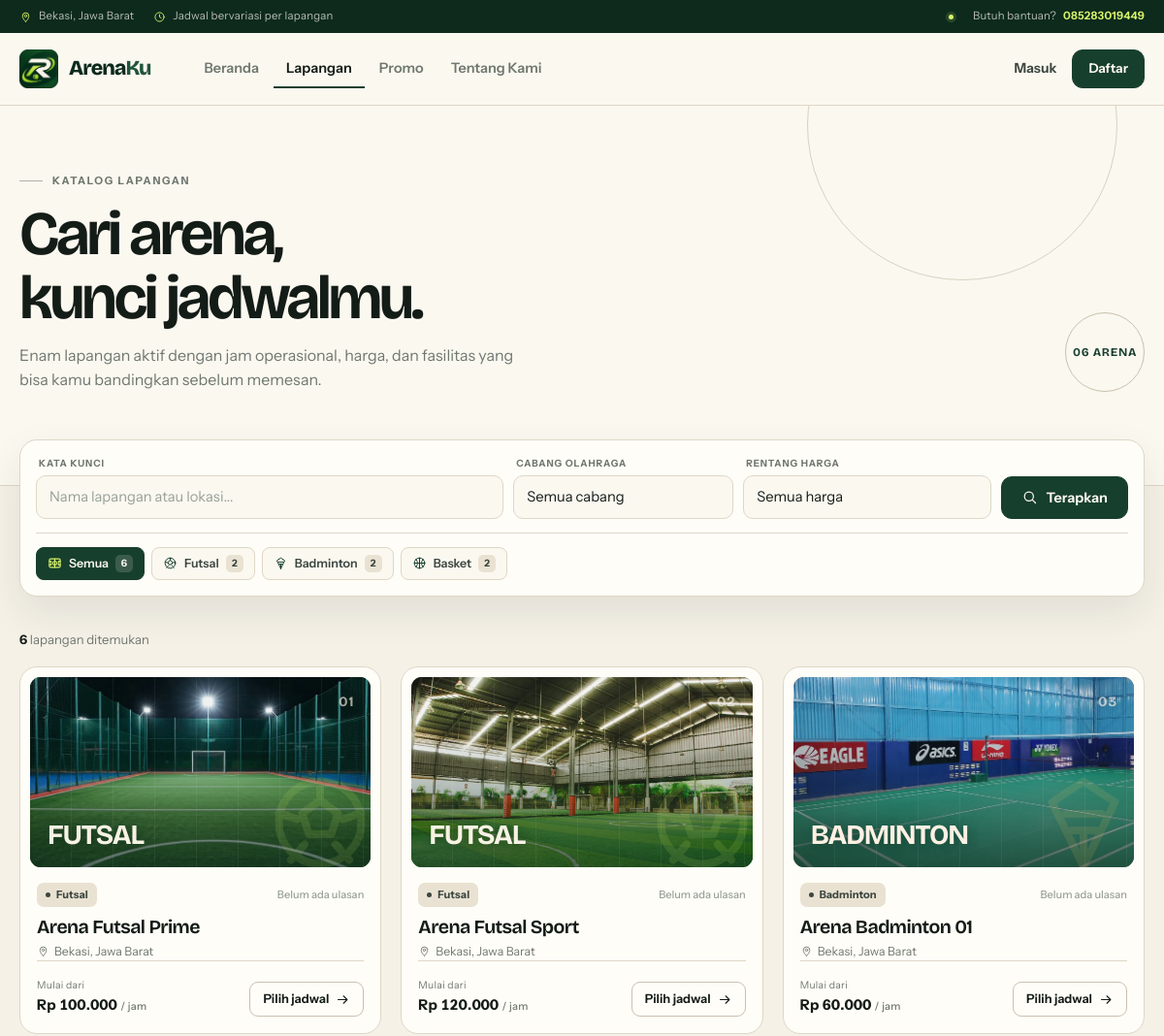
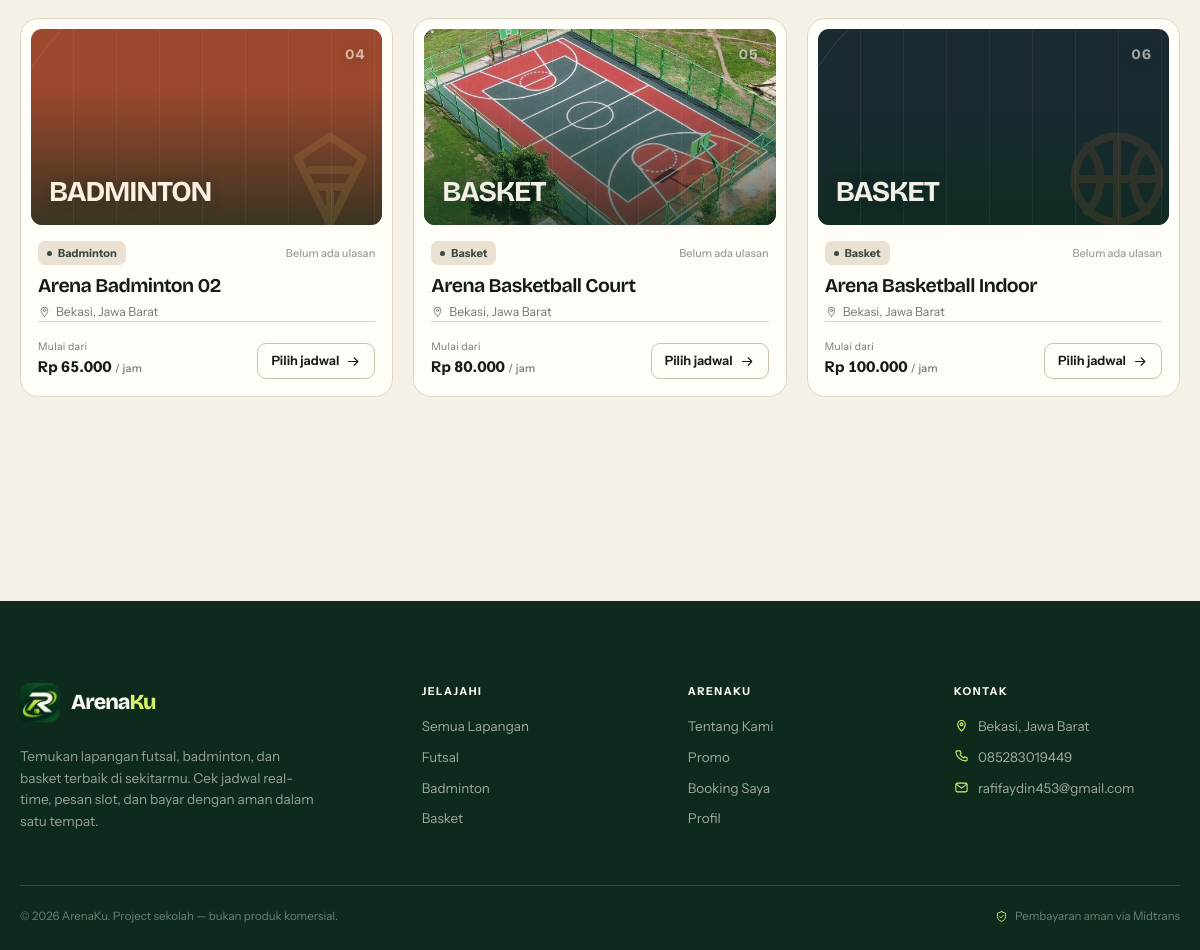
Page /lapangan.php on the committed database (2 pictures, top to bottom).
### tables this page shows
CREATE TABLE IF NOT EXISTS sports (
    id INT AUTO_INCREMENT PRIMARY KEY,
    name VARCHAR(50) NOT NULL,
    description VARCHAR(255)
);

CREATE TABLE IF NOT EXISTS courts (
    id INT AUTO_INCREMENT PRIMARY KEY,
    sport_id INT NOT NULL,
    name VARCHAR(100) NOT NULL,
    description TEXT,
    location VARCHAR(150),
    price_per_hour DECIMAL(10,2) NOT NULL,
    image VARCHAR(255),
    facilities VARCHAR(255),
    opening_time TIME NOT NULL DEFAULT '06:00:00',
    closing_time TIME NOT NULL DEFAULT '22:00:00',
    status ENUM('active', 'inactive') NOT NULL DEFAULT 'active',
    created_at TIMESTAMP DEFAULT CURRENT_TIMESTAMP,
    CONSTRAINT fk_courts_sport
        FOREIGN KEY (sport_id) REFERENCES sports(id)
        ON DELETE RESTRICT ON UPDATE CASCADE,
    INDEX idx_courts_sport (sport_id)
);

### includes/functions.php (called while the page is built, shortened)
<?php
function clean($text) {
    return htmlspecialchars($text, ENT_QUOTES, 'UTF-8');
}
function formatRupiah($angka) {
    return 'Rp ' . number_format($angka, 0, ',', '.');
}
function appBaseUrl() {
    static $base = null;
    if ($base !== null) {
        return $base;
    }
    $base = '/arenaku';
    return $base;
}
function assetUrl($path) {
    $path = ltrim(str_replace('\\', '/', (string) $path), '/');
    $segments = array_map('rawurlencode', explode('/', $path));
    return appBaseUrl() . '/assets/' . implode('/', $segments);
}
function courtImageDirs() {
    $root = dirname(__DIR__);
    return [
        'img/lapangan' => $root . '/assets/img/lapangan',
        'img'          => $root . '/assets/img',
        'images'       => $root . '/assets/images',
    ];
}
function courtImageAliasMap() {
    return [
        'futsal-prime.jpg' => 'Arena Futsal Prime.jpg',
        'futsal-sport.jpg' => 'Arena Futsal Sport.webp',
        'badminton-01.jpg' => 'Arena Badminton 01.jpg',
        'badminton-02.jpg' => 'Arena Badminton 02.jpg',
        'basket-court.jpg' => 'Arena Basketball Court.jpg',
        'basket-indoor.jpg'=> 'Arena Basketball Indoor.jpg',
    ];
}
function resolveCourtImage($image) {
    static $cache = [];
    $image = trim((string) $image);
    $name = basename(str_replace('\\', '/', $image));
    $candidates = [$name];
    $aliases = courtImageAliasMap();
    foreach ($candidates as $candidate) {
        foreach (courtImageDirs() as $relativeDir => $dir) {
            $path = $dir . DIRECTORY_SEPARATOR . $candidate;
            if (is_file($path)) {
                return $cache[$name] = ['path' => $path, 'relative' => $relativeDir . '/' . $candidate];
            }
        }
    }
    return $cache[$name] = null;
}
function courtImageUrl($court, $fallback = '') {
    $image = is_array($court) ? (isset($court['image']) ? $court['image'] : '') : (string) $court;
    $resolved = resolveCourtImage($image);
    if ($resolved !== null) {
        return assetUrl($resolved['relative']);
    }
    return $fallback !== '' ? $fallback : '';
}
function courtImageFallbackUrl() {
    return assetUrl('img/fallback-lapangan.svg');
}

### lapangan.php (the view, shortened to what this page needs)
<?php
require_once 'config/koneksi.php';
require_once 'includes/functions.php';
$cari        = isset($_GET['cari']) ? trim($_GET['cari']) : '';
$jenisId     = isset($_GET['jenis']) ? (int) $_GET['jenis'] : 0;
$hargaFilter = isset($_GET['harga']) ? $_GET['harga'] : 'semua';
$page        = isset($_GET['page']) ? max(1, (int) $_GET['page']) : 1;
$perPage = 6;
$offset  = ($page - 1) * $perPage;
$where  = ["courts.status = 'active'"];
$params = [];
$whereSql = implode(' AND ', $where);
$stmtCount = $koneksi->prepare("SELECT COUNT(*) AS total FROM courts WHERE $whereSql");
$stmtCount->execute($params);
$totalData = (int) $stmtCount->fetch()['total'];
$sql = "SELECT courts.*, sports.name AS sport_name,
               (SELECT AVG(stars) FROM ratings WHERE ratings.court_id = courts.id) AS avg_stars,
               (SELECT COUNT(*) FROM ratings WHERE ratings.court_id = courts.id) AS total_ratings
        FROM courts
        JOIN sports ON courts.sport_id = sports.id
        WHERE $whereSql
        ORDER BY courts.id ASC
        LIMIT $perPage OFFSET $offset";
$stmtCourts = $koneksi->prepare($sql);
$stmtCourts->execute($params);
$courts = $stmtCourts->fetchAll();
$sportsList = $koneksi->query(
    "SELECT sports.id, sports.name, sports.description,
            COUNT(courts.id) AS court_count,
            (SELECT cimg.image FROM courts cimg
             WHERE cimg.sport_id = sports.id AND cimg.image IS NOT NULL AND cimg.image <> ''
             ORDER BY cimg.id ASC LIMIT 1) AS sport_image
     FROM sports
     LEFT JOIN courts ON courts.sport_id = sports.id AND courts.status = 'active'
     GROUP BY sports.id, sports.name, sports.description
     ORDER BY sports.id ASC"
)->fetchAll();
$sportTerpilih = null;
$fotoKategori = $sportTerpilih !== null ? sportImageUrl($sportTerpilih) : '';
function urlKatalog($overrides = [])
{
    $params = $_GET;
    unset($params['page']);
    foreach ($overrides as $key => $value) {
        if ($value === null || $value === '' || $value === 0 || $value === 'semua') {
            unset($params[$key]);
        } else {
            $params[$key] = $value;
        }
    }
    $query = http_build_query($params);
    return 'lapangan.php' . ($query !== '' ? '?' . $query : '');
}
require_once 'includes/header.php';
require_once 'includes/navbar.php';
?>
<main id="main-content">
    <section class="catalog-hero">
        <div class="container">
            <div class="catalog-hero-inner">
                <div>
                    <span class="eyebrow">Katalog lapangan</span>
                    <h1>Cari arena,<br>kunci jadwalmu.</h1>
                    <p>Enam lapangan aktif dengan jam operasional, harga, dan fasilitas yang bisa kamu bandingkan sebelum memesan.</p>
                </div>
                <?php if ($fotoKategori !== ''): ?>
                    <span class="catalog-index has-photo" title="<?= clean($sportTerpilih['name']) ?>">
                        <img src="<?= clean($fotoKategori) ?>" alt="<?= clean($sportTerpilih['name']) ?>" loading="lazy">
                    </span>
                <?php else: ?>
                    <span class="catalog-index"><?= str_pad((string) $totalData, 2, '0', STR_PAD_LEFT) ?> arena</span>
                <?php endif; ?>
            </div>
        </div>
    </section>
    <section class="section" style="padding-top:0;">
        <div class="container">
            <form method="GET" action="lapangan.php" class="filter-deck" role="search">
                <div class="filter-row">
                    <div class="filter-field">
                        <label for="filter-cari">Kata kunci</label>
                        <input id="filter-cari" type="text" name="cari" class="form-input" placeholder="Nama lapangan atau lokasi..." value="<?= clean($cari) ?>">
                    </div>
                    <div class="filter-field">
                        <label for="filter-jenis">Cabang olahraga</label>
                        <select id="filter-jenis" name="jenis" class="form-select">
                            <option value="0">Semua cabang</option>
                        </select>
                    </div>
                    <div class="filter-field">
                        <label for="filter-harga">Rentang harga</label>
                        <select id="filter-harga" name="harga" class="form-select">
                            <option value="semua" <?= $hargaFilter === 'semua' ? 'selected' : '' ?>>Semua harga</option>
                        </select>
                    </div>
                    <button type="submit" class="btn btn-primary"><?= svgIcon('search', 'icon') ?> Terapkan</button>
                </div>
                <div class="filter-bottom">
                    <div class="sport-chips">
                        <a href="<?= urlKatalog(['jenis' => null]) ?>" class="chip <?= $jenisId === 0 ? 'is-active' : '' ?>">
                            <?= svgIcon('field', 'icon') ?> Semua
                            <span class="chip-count"><?= array_sum(array_column($sportsList, 'court_count')) ?></span>
                        </a>
                        <?php foreach ($sportsList as $sport): ?>
                            <a href="<?= urlKatalog(['jenis' => (int) $sport['id']]) ?>" class="chip <?= $jenisId === (int) $sport['id'] ? 'is-active' : '' ?>">
                                <?= sportIcon($sport['name'], 'icon') ?> <?= clean($sport['name']) ?>
                                <span class="chip-count"><?= (int) $sport['court_count'] ?></span>
                            </a>
                        <?php endforeach; ?>
                    </div>
                </div>
            </form>
            <div class="results-head">
                <p class="results-count">
                    <strong><?= $totalData ?></strong> lapangan ditemukan
                </p>
            </div>
            <?php if (empty($courts)): ?>
                <div class="empty-state">
                    <span class="empty-state-icon"><?= svgIcon('search', 'icon') ?></span>
                    <h3>Tidak ada yang cocok</h3>
                    <p>Coba kata kunci lain atau longgarkan filter harga dan cabang olahraga.</p>
                    <a href="lapangan.php" class="btn btn-outline">Reset semua filter</a>
                </div>
            <?php else: ?>
                <div class="catalog-grid">
                    <?php foreach ($courts as $court): ?>
                        <article class="court-card">
                            <a href="detail_lapangan.php?id=<?= (int) $court['id'] ?>" aria-label="Lihat <?= clean($court['name']) ?>">
                                <?= courtCover($court) ?>
                            </a>
                            <div class="court-card-body">
                                <div class="court-card-meta">
                                    <span class="badge badge-neutral"><?= clean($court['sport_name']) ?></span>
                                    <?php if ((int) $court['total_ratings'] > 0): ?>
                                        <span class="rating-inline">
                                            <?= svgIcon('star-filled', 'icon') ?>
                                            <?= number_format((float) $court['avg_stars'], 1, ',', '.') ?>
                                            <small>(<?= (int) $court['total_ratings'] ?>)</small>
                                        </span>
                                    <?php else: ?>
                                        <span class="rating-empty">Belum ada ulasan</span>
                                    <?php endif; ?>
                                </div>
                                <h3><a href="detail_lapangan.php?id=<?= (int) $court['id'] ?>"><?= clean($court['name']) ?></a></h3>
                                <p class="court-card-location"><?= svgIcon('pin', 'icon') ?> <?= clean($court['location']) ?></p>
                                <div class="court-card-foot">
                                    <p class="court-card-price">
                                        Mulai dari
                                        <strong><?= formatRupiah($court['price_per_hour']) ?> <small>/ jam</small></strong>
                                    </p>
                                    <a href="detail_lapangan.php?id=<?= (int) $court['id'] ?>" class="btn btn-outline btn-sm">
                                        Pilih jadwal <?= svgIcon('arrow-right', 'icon') ?>
                                    </a>
                                </div>
                            </div>
                        </article>
                    <?php endforeach; ?>
                </div>
            <?php endif; ?>
        </div>
    </section>
</main>
<?php require_once 'includes/footer.php'; ?>

### includes/icons.php (shortened to what this page needs)
<?php
function akEscape($value)
{
    return htmlspecialchars((string) $value, ENT_QUOTES, 'UTF-8');
}
function svgIcon($name, $class = 'icon')
{
    $body = isset($icons[$name]) ? $icons[$name] : $icons['spark'];
    return '<svg class="' . akEscape($class) . '" viewBox="0 0 24 24" fill="none" stroke="currentColor" '
        . 'stroke-width="1.7" stroke-linecap="round" stroke-linejoin="round" aria-hidden="true">'
        . $body . '</svg>';
}
function sportTheme($sport)
{
    $key = strtolower(trim((string) $sport));
    if (strpos($key, 'futsal') !== false || strpos($key, 'sepak') !== false || strpos($key, 'soccer') !== false) {
        return 'futsal';
    }
    if (strpos($key, 'badminton') !== false || strpos($key, 'bulu') !== false) {
        return 'badminton';
    }
    if (strpos($key, 'basket') !== false) {
        return 'basket';
    }
    return 'generic';
}
function sportIcon($sport, $class = 'icon')
{
    static $icons = [
        'futsal' => '<circle cx="12" cy="12" r="8.5"/><path d="m12 7.4 3.7 2.7-1.4 4.3H9.7L8.3 10.1 12 7.4Z"/><path d="M12 3.5v3.9M20.5 10l-3.8 1.3M18 19.7l-2.8-3.2M6 19.7l2.8-3.2M3.5 10l3.8 1.3"/>',
        'badminton' => '<path d="M12 21 5.5 7.8 12 3.5l6.5 4.3L12 21Z"/><path d="M8.2 10.2h7.6M9.5 13.6h5"/><path d="M12 21v-7.4"/>',
        'basket' => '<circle cx="12" cy="12" r="8.5"/><path d="M3.5 12h17M12 3.5v17"/><path d="M6 5.5c3.6 3.5 3.6 9.5 0 13M18 5.5c-3.6 3.5-3.6 9.5 0 13"/>',
        'voli' => '<circle cx="12" cy="12" r="8.5"/><path d="M12 3.5c2.5 3.7 2.5 7.5 0 11.2M12 20.5c-2.5-3.7-2.5-7.5 0-11.2M4.2 8.4c4.2.7 7.1 3.1 8.4 7.5M19.8 8.4c-4.2.7-7.1 3.1-8.4 7.5"/>',
        'generic' => '<circle cx="12" cy="12" r="8.5"/><circle cx="12" cy="12" r="2.5"/><path d="M12 3.5v3M12 17.5v3M3.5 12h3M17.5 12h3"/>',
    ];
    $theme = sportTheme($sport);
    $body = $icons[$theme];
    return '<svg class="' . akEscape($class) . '" viewBox="0 0 24 24" fill="none" stroke="currentColor" '
        . 'stroke-width="1.6" stroke-linecap="round" stroke-linejoin="round" aria-hidden="true">'
        . $body . '</svg>';
}
function brandLogo($href = '/arenaku/index.php', $light = false)
{
    $classes = 'brand' . ($light ? ' brand-light' : '');
    $mark = '<img src="' . akEscape(assetUrl('img/logo-mark.png')) . '?v=1" alt="" width="40" height="40" decoding="async">';
    return '<a href="' . akEscape($href) . '" class="' . $classes . '">'
        . '<span class="brand-mark">' . $mark . '</span>'
        . '<span class="brand-word">Arena<span>Ku</span></span>'
        . '</a>';
}
function courtCover($court, $extraClass = '')
{
    $sport = isset($court['sport_name']) ? (string) $court['sport_name'] : '';
    $theme = sportTheme($sport);
    $label = $sport !== '' ? $sport : 'Lapangan';
    $name = isset($court['name']) ? (string) $court['name'] : $label;
    $number = str_pad((string) (isset($court['id']) ? (int) $court['id'] : 0), 2, '0', STR_PAD_LEFT);
    $imageUrl = function_exists('courtImageUrl') ? courtImageUrl($court) : '';
    $imageHtml = '';
    $photoClass = '';
    if ($imageUrl !== '') {
        $fallbackUrl = function_exists('courtImageFallbackUrl') ? courtImageFallbackUrl() : '';
        $onError = $fallbackUrl !== ''
            ? ' onerror="this.onerror=null;this.src=\'' . akEscape($fallbackUrl) . '\';"'
            : '';
        $imageHtml = '<img src="' . akEscape($imageUrl) . '" alt="' . akEscape($name) . '" loading="lazy" decoding="async"' . $onError . '>'
            . '<span class="cover-scrim"></span>';
        $photoClass = ' has-photo';
    }
    return '<div class="court-cover theme-' . akEscape($theme) . $photoClass . ' ' . akEscape($extraClass) . '">'
        . $imageHtml
        . '<span class="cover-index">' . $number . '</span>'
        . '<span class="cover-sport">' . akEscape($label) . '</span>'
        . '<span class="cover-icon">' . sportIcon($sport, 'icon') . '</span>'
        . '</div>';
}

### rows in the picture
sports: name "Futsal", court_count "2"
sports: name "Badminton", court_count "2"
sports: name "Basket", court_count "2"
courts: image (picture), id "01", sport.name "FUTSAL", sport.name "Futsal", name "Arena Futsal Prime", location "Bekasi, Jawa Barat", price_per_hour "Rp 100.000"
courts: image (picture), id "02", sport.name "FUTSAL", sport.name "Futsal", name "Arena Futsal Sport", location "Bekasi, Jawa Barat", price_per_hour "Rp 120.000"
courts: image (picture), id "03", sport.name "BADMINTON", sport.name "Badminton", name "Arena Badminton 01", location "Bekasi, Jawa Barat", price_per_hour "Rp 60.000"
courts: image (picture), id "04", sport.name "BADMINTON", sport.name "Badminton", name "Arena Badminton 02", location "Bekasi, Jawa Barat", price_per_hour "Rp 65.000"
courts: image (picture), id "05", sport.name "BASKET", sport.name "Basket", name "Arena Basketball Court", location "Bekasi, Jawa Barat", price_per_hour "Rp 80.000"
courts: image (picture), id "06", sport.name "BASKET", sport.name "Basket", name "Arena Basketball Indoor", location "Bekasi, Jawa Barat", price_per_hour "Rp 100.000"

### other values in the picture
$item[0] "Beranda"
$item[0] "Lapangan"
$item[0] "Promo"
$item[0] "Tentang Kami"
str_pad((string) $totalData, 2, '0', STR_PAD_LEFT) "06"
array_sum(array_column($sportsList, 'court_count')) "6"
$totalData "6"
